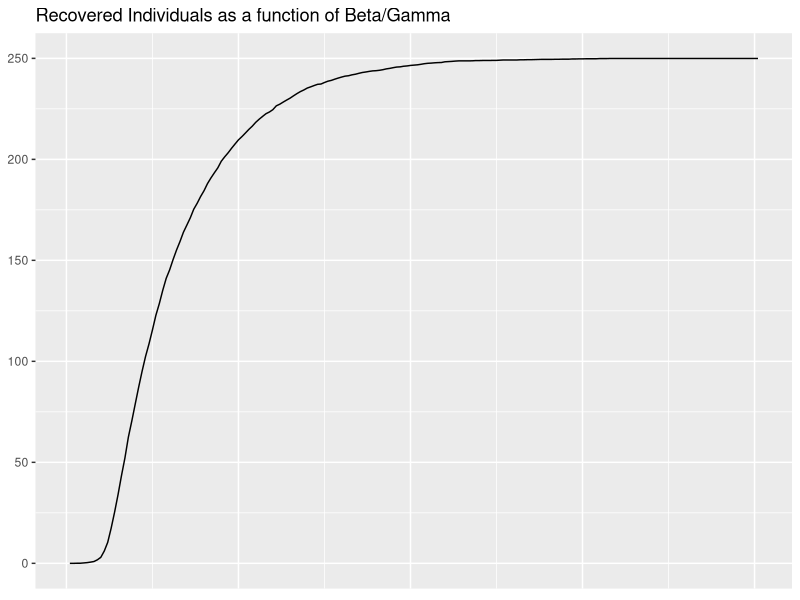
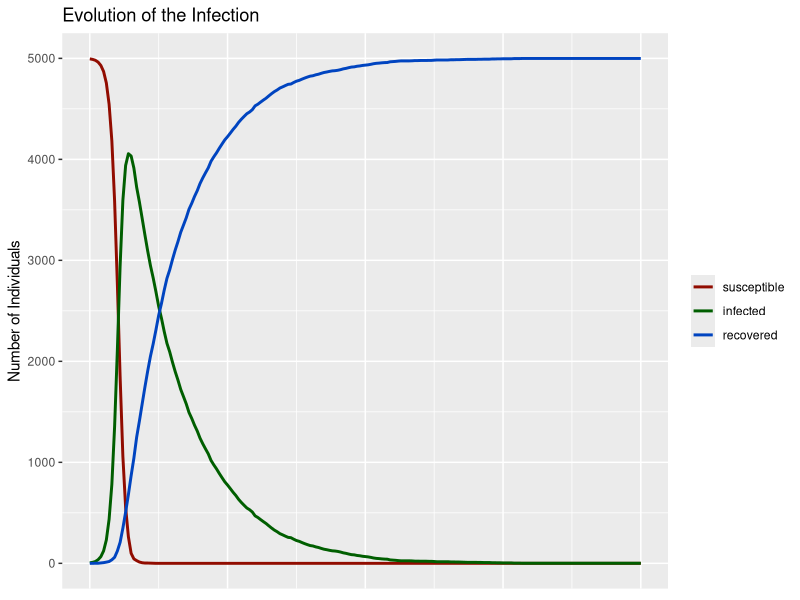

Write R code to recreate these figures, in order.
###
#Author: Patrick Glettig, Nico Wohlgemuth
#Date: 24.02.2018
#Description: This Script imports the exchange Rate data and prepares the data for analysis.
###


#get libraries
library(reshape2)
library(ggplot2)

#Initialize Parameters
pop <- 5000
n_0 <- 5
beta <- 20
gamma <- 1


s <- rep(0, pop)

#Infect a random sample of the size N_0
for (i in 1:n_0){
  s[sample(pop, size = 1)] <- 1
}

#SIR Algorithm Loop
iter <- 0
recovered <- c()
infected <- c()
susceptible <- c()
while ((sum(s==2) < pop)&&(iter < 1000)){
  pos_i <- which(s==1)
  recovered <- c(recovered, sum(s==2))#recovered
  infected <- c(infected, sum(s==1))#infected
  susceptible <- c(susceptible, sum(s==0))#susceptible
  for (i in pos_i){
    if (runif(1) < (gamma/(beta+gamma))){
      #recovery
      s[i] <- 2
    } else {
      #infection
      j <- sample(pop,1)
      if (s[j] == 0){
        s[j] <- 1
      }
    }
  }
  iter <- iter+1
  print(c(sum(s==0),sum(s==1),sum(s==2)))
}
print(iter)

#Calculate beta/gamma for the task
my_int <- beta/gamma
Recovered_divided <- c()
for (i in 1:length(recovered)){
  Recovered_divided[i] <- recovered[i]/my_int
}

#Use Qplot for the first plot, recovered individuals as a function of Beta/Gamma
qplot(x= seq_along(Recovered_divided),y = Recovered_divided,geom = "line")+
  labs(title = "Recovered Individuals as a function of Beta/Gamma")+
  theme(axis.title.x=element_blank(),
        axis.text.x=element_blank(),
        axis.ticks.x=element_blank(),
        axis.title.y=element_blank())

#make a dataframe of results for easier ploting in ggplot
evolution <- data.frame(susceptible,infected, recovered)#add the vectors together
evolution$counter <- seq_along(evolution$susceptible)-1#how many interactions/iterations

evolution <- melt(evolution, id.vars = "counter")#reshape the dataframe from wide to long

#GGPlot that shows the evolution of the population
ggplot(evolution, aes(x = counter, y = value, colour = variable)) +
  geom_line(size = 1)+
  scale_colour_hue(l=30)  + #use darker colors
  labs(title = "Evolution of the Infection", y = "Number of Individuals")+
  theme(axis.title.x=element_blank(),#remove x labels and legend title
        axis.text.x=element_blank(),
        axis.ticks.x=element_blank(),
        legend.title = element_blank())

